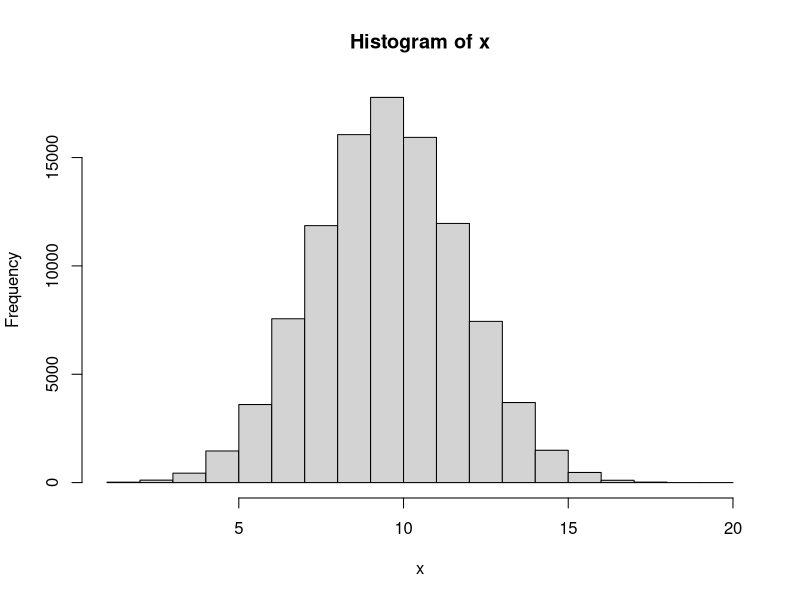
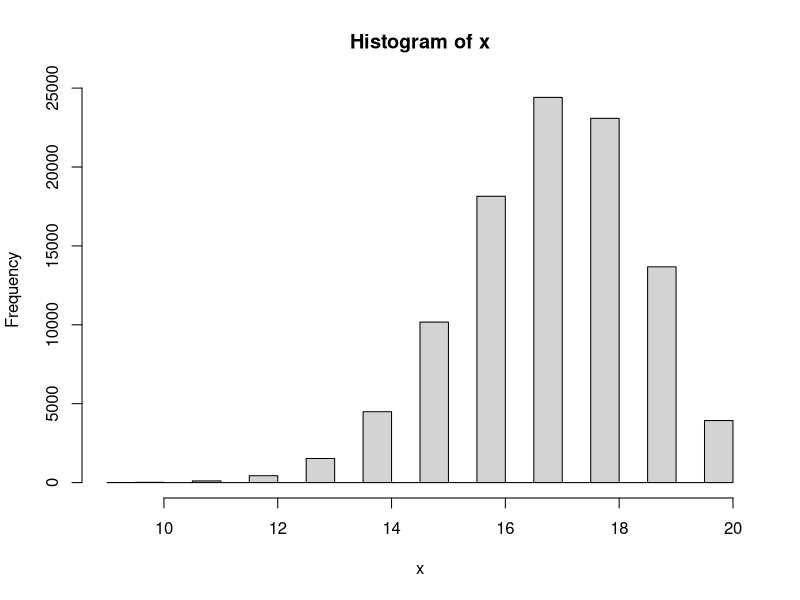

Write R code to recreate these figures, in order.
#------------------

# Answer to the Question # 01

#------------------

# No 1 of Q.1 

#a) 

# Taking a sample with n = 20 and p = 0.5

x1 <- rbinom(1, 20, 0.5)

#The value of x1
x1


#b) 

#Finding the range for x1 with n = 20 and p = 0.5


n <- 20

p <- 0.5


# Finding and defining the minimum value

min_value <- min(0, n)

# Finding and defining the maximum value

max_value <- max(0:n)

# Calculate the cumulative probability at the minimum value

cdf_min <- pbinom(min_value, n, p)

# Calculate the cumulative probability at the maximum value

cdf_max <- pbinom(max_value, n, p)

# Range of the binomial distribution

range_binomial <- c(min_value, max_value)

range_binomial


#2 of Q.1

# Repeating Q.1 for N = 100000 times


N <- 100000

x <- rep(NA, N)

x

for (i in 1: N){
  x[i] <- rbinom(1, 20, 0.5)
}

x

# Plot the histogram

hist(x)

#Find the minimum and maximum value

max(x)

min(x)


#3 of Q.1 

# Now setting if x is bigger or less than 15 then y = 1 . And y = 0 otherwise.

y_1 <- ifelse(c(x)>=15, 1,0)
y_1



# 4 of Q.1

#Calculating summation of y


sum(y_1)




#5 of Q.1 


# Now repeating all the steps above for n = 20 and p =0.85


#a) 

# Taking a sample 

x1 <- rbinom(1, 20, 0.85)
x1


#b)

#Finding the range for x1

n <- 20

p <- 0.85

# Find the minimum value

min_value <- min(0, n)

# Find the maximum value

max_value <- max(0:n)

# Calculate the cumulative probability at the minimum value

cdf_min <- pbinom(min_value, n, p)

# Calculate the cumulative probability at the maximum value

cdf_max <- pbinom(max_value, n, p)

# Range of the binomial distribution

range_binomial <- c(min_value, max_value)

range_binomial


#c. 

# Now taking N = 100000 times

N <- 100000

x <- rep(NA, N)

x

for (i in 1: N){
  x[i] <- rbinom(1, 20, 0.85)
}

x

# Plot the histogram

hist(x)


#Find the min and max value

max(x)

min(x)


#d. 

# Now setting if x is bigger or less than 15 then y = 1 . And y = 0 otherwise

y_1 <- ifelse(c(x)>=15, 1,0)
y_1


#e. 

#Calculating summation of y

sum(y_1)


#f. 

#Calculating summation of y divided by N

sum(y_1) / N




# ---------------------------------------------

# Answer to the Question # 01 - (6) : 

# ---------------------------------------------


# Now I have to make a guess about type I and type II errors for Null Hypothesis H0: p0 = 0.5 VS Alternative hypothesis H1: p1 = 0.85. For setting that what is the chance of a fair coin landing on heads at least 15 times out of 20 flips.


# Type I error means we reject the null hypothesis when it is actually true. It is also known as 'False Positive'. The significance level or alpha (a) is the probability of making a type I error. We usually set it as 0.05 or 0.01.


# The chance of a fair coin landing on heads at least 15 times out of 20 flips, we are using binomial distribution and two-tailed test for this question. By calculating on the calculator it is found that the probability of getting 15 or more successes out of 20 trials when the p0 = 0.5 is approximately 0.026. So, it can be said that if the p0 = 0.5, we would reject the null hypothesis and conclude that the proportion is significantly different from 0.5 in about 2.6% of the cases.

# On the other hand, Type II error means we fail to reject the null hypothesis when it is actually false. It is also known as 'False Negative'. The probability of making a type II error is denoted by beta (B).

# To find the probability of a type II error, we know that for the alternative hypothesis, p1 = 0.85. By calculating on the calculator, we got that the chance of a fair coin landing on heads at least 15 times out of 20 flips when p1 = 0.85 is approximately 0.408. This means we would fail to reject the null hypothesis and conclude that the proportion is not significantly different from 0.5 in about 40.8% of the cases.

# In summary, the estimated probabilities of making a type I error and a type II error for this hypothesis test are approximately 0.026 and 0.408, respectively.



# ---------------------------------------------

#Answer to the Q. 2 :

# ---------------------------------------------


# Here is the sample: 2 2 1 2 2 2 1 1 2 1 1 2 2 1 1 2 1 2 2 2 1 2 1 2 1 2 2 2 2 2 2 2 2 1 2 1 2 1 2 2


# We have to test whether the sample is random or not.


# To test whether the process of treatment assignments is random, we will use a chi-squared fit test. At first we will count the number of treatments of each type, and then compare the observed frequencies to the expected frequencies under the assumption of a random process.

# In this case, there are 40 treatments. Among them:
  
# For Observed frequencies: Type 1 = 18 treatments and Type 2 = 22 treatments.

# Expected frequencies (we assume that there is randomness): Type 1 = 20 treatments and Type 2 = 20  treatments. (As there are 40 treatments in total and a 50% chance of each type).


# To calculate the chi-squared statistic, we can use the formula:
  
#  χ2 = Σ ((Oi - Ei)² / Ei)

# Here,

# Oi = Observed Frequency for category  i , (here i = 1 or 2), 

# Ei = Expected frequency for category i, (here i = 1 or 2).

# And the sum is taken over all categories.

# By using an online calculator and plugging the numbers, we got that:
  
  
# χ2 = ((18-20)²/20) + ((22-20)²/20) = 0.4


# To determine whether this value is statistically significant, we need to compare it to a chi-squared distribution with one degree of freedom (since we have two categories and one parameter estimated from the data). Using a table, we find that the p-value for this test is approximately 0.5, which is very large.

# Therefore, we fail to reject the null hypothesis that the treatment assignments are random. In other words, there is no evidence to suggest that the process was biased or non-random.



# ---------------------------------------------

#Answer to the Q. 3 :

# ---------------------------------------------


#Answer for 3 - a


#1

# Taking a sample

x2 <- rbinom(1, 1, 0.5)
x2


#Then identify the range

n <- 1
p <- 0.5


# Find the minimum value

min_value <- min(0, n)


# Find the maximum value

max_value <- max(0:n)


# Calculate the cumulative probability at the minimum value

cdf_min <- pbinom(min_value, n, p)

# Calculate the cumulative probability at the maximum value

cdf_max <- pbinom(max_value, n, p)

# Range of the binomial distribution

range_binomial <- c(min_value, max_value)

range_binomial


#For question 3 - (a) - #2 and #3

# Patient will get “A” if x2 = 1, and get “B” if x2 = 0

# Repeating 1 & 2 for N = 40


N <- 40
x <- rep(NA, N)

x

for (i in 1: N){
  x[i] <- rbinom(1, 1, 0.5)
}

x

# Now assigning A and B for 1 and 0 respectively.

x[x == 1] <- "A"
x[x == 0] <- "B"


# print the modified values of x

print(x)


#Number of A and B

table(x)


# --------------------------------------------


# --------------------------------------------


#Answer for 3 - b



# Set the block size

block_size <- 40


# Create a vector of treatment assignments

treatments <- rep(c("A", "B"), length.out = block_size*1)


# Create a vector of block assignments

blocks <- rep(1:1, each = block_size)


# Randomly permute the blocks

blocks <- sample(blocks)


# Order the treatment assignments within each block

for (i in 1:1) {
  treatments[blocks == i] <- sample(treatments[blocks == i])
}

# View the resulting treatment assignments by block

a <- split(treatments, blocks)

a

#Number of A and B

table(a)

# The difference between 3(a) and 3 (b) is that - in 3 (a) , though the probability is p = 0.5 , for the N = 40 , number of A and B is not same. For my case , A = 18 and B = 22. But, in 3 (b) we used random permutated block randomization with a block size of 40. And for this case number of A and B is same. For my case , A = 20 and B = 20.



# --------------------------------------------

# --------------------------------------------


# Answer for 3 - c


# Set the block size of 8


block_size <- 8


# Create a vector of treatment assignments


treatments <- rep(c("A", "B"), length.out = block_size*5)


# Create a vector of block assignments


blocks <- rep(1:5, each = block_size)




# Randomly permute the blocks



blocks <- sample(blocks)



# Order the treatment assignments within each block

for (i in 1:5) {
  treatments[blocks == i] <- sample(treatments[blocks == i])
}


# View the resulting treatment assignments by block. There are 5 different block with block size of 8


d <- split(treatments, blocks)
d

# Now, merging all the 5 different blocks into 1. So, now there will be 40


b <- unsplit(treatments, blocks)

b


#Number of A and B

table(b)

# The difference between 3(b) and 3 (c) is that - in 3 (b), we used random permutated block randomization with a block size of 40. And for this case number of A and B is same. For my case , it was A = 20 and B = 20. But, in 3 (c) though we used random permutated block randomization, but this time with a block size of 8. After that we added all the 8 blocks so total sample is 40. And for this case number of A and B is not same. For my case , it was A = 24 and B = 16. 

# If we stop the study for toxicity for in sample size = 20, then for 3 (b) = The difference between number of A and B will not be that much. 

# But, for 3 (c) = The difference between number of A and B will be more than 3 (b)
